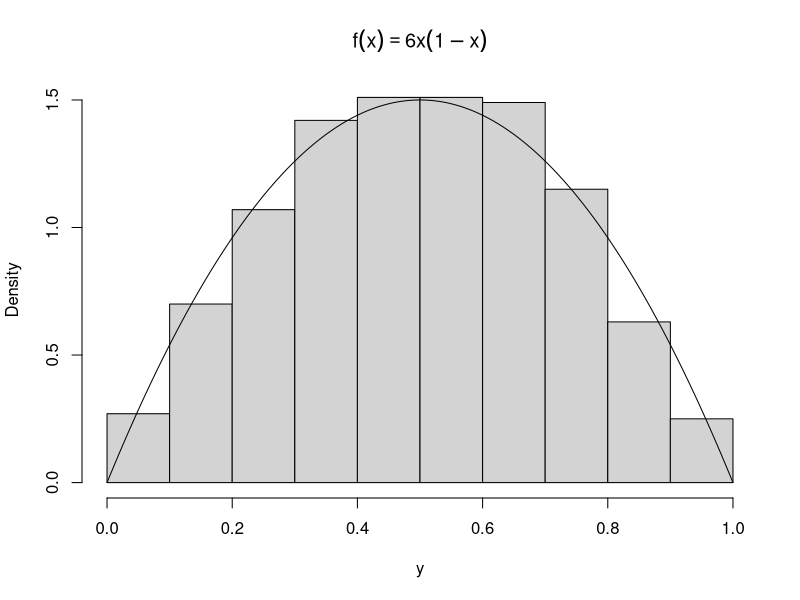

R code for this plot:
# 设置工作路径
setwd("D:\\softwares\\applied statistics\\rcodelearning\\chap11\\sourcecode")
# 样本量
samplesize <- 1000
# 接受的个数
k <- 0
# 迭代次数
iter_count <- 0
# 常数c
c <- 6
# 用于接受随机变量的向量
y <- NULL
while (k < samplesize) {
    # 均匀分布随机数
    u <- runif(1)
    # 迭代次数增加
    iter_count <- iter_count + 1
    # 建议分布
    x <- runif(1)
    if (u < 6 * x * (1 - x) / c) {
        # 满足条件，将x加入向量
        y <- c(y, x)
        k <- k + 1
    }
}
print("共进行了多少次抽样：")
print(iter_count)
yy <- seq(0, 1, length = 1000)
# 开始绘图
dev.new()
# 保存文件
pdf("../codeimage/code3.pdf")
# 绘制该随机变量的直方图
hist(
    y, # 样本
    prob = TRUE, # 密度直方图
    main = expression(f(x) == 6 * x * (1 - x))
)
lines(yy, c * yy * (1 - yy))
# 关闭图形
dev.off()
# 关闭文件
dev.off()
# 保存工作空间
save.image("R3.RData")
